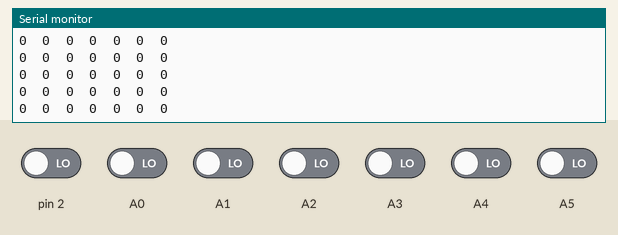
The sketch below on a simulated Arduino Uno, built with avr-gcc and run on an emulated ATmega328P. Parts: the last lines printed to the serial monitor. Inputs (shaded band) come from the test bench; at power-on: A0–5, pin 2 LOW.

Above: at 11.2 s.
11.3 s: pin 2 driven HIGH
At 11.73 s:
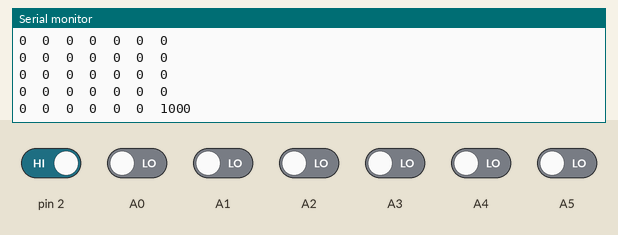
12.8 s: A0 driven HIGH
At 13.01 s:
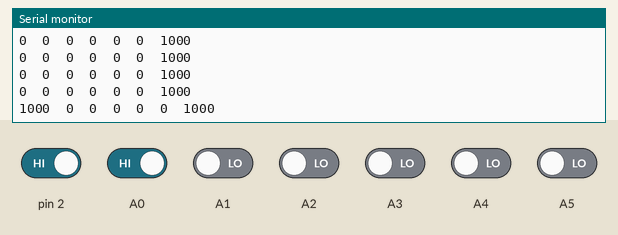
14.3 s: A1 driven HIGH
At 14.55 s:
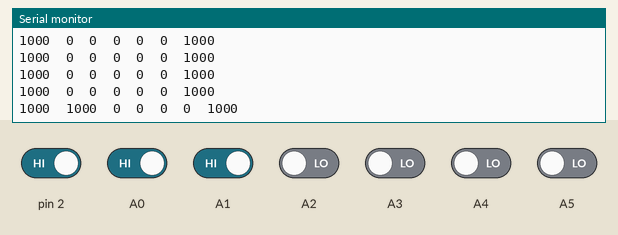
15.8 s: A2 driven HIGH
At 16.08 s:
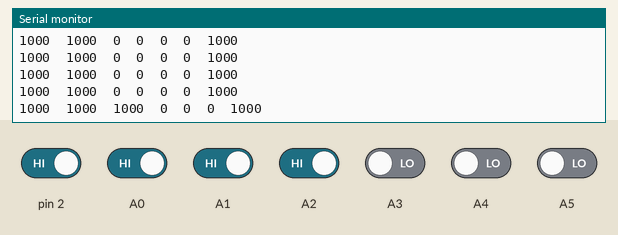
17.3 s: A3 driven HIGH
At 17.62 s:
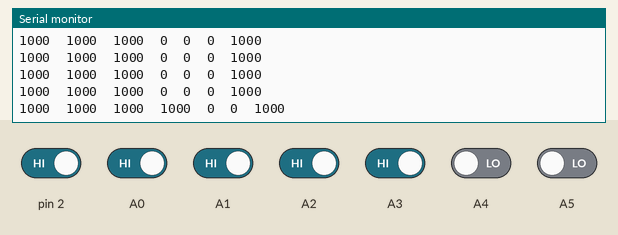
18.8 s: A4 driven HIGH
At 19.16 s:
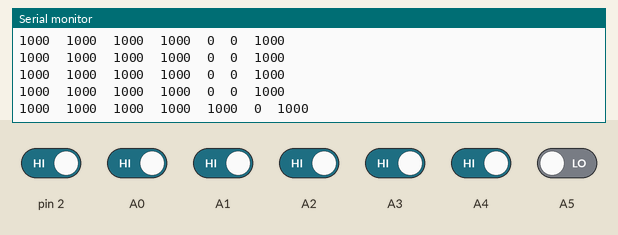

The sketch:

line_follower_robot_motor.ino
```cpp
  #include <QTRSensors.h>

  // This example is designed for use with eight RC QTR sensors. These
  // reflectance sensors should be connected to digital pins 3 to 10. The
  // sensors' emitter control pin (CTRL or LEDON) can optionally be connected to
  // digital pin 2, or you can leave it disconnected and remove the call to
  // setEmitterPin().
  //
  // The main loop of the example reads the raw sensor values (uncalibrated). You
  // can test this by taping a piece of 3/4" black electrical tape to a piece of
  // white paper and sliding the sensor across it. It prints the sensor values to
  // the serial monitor as numbers from 0 (maximum reflectance) to 2500 (minimum
  // reflectance; this is the default RC timeout, which can be changed with
  // setTimeout()).

  QTRSensors qtr;

  const uint8_t SensorCount = 7;
  uint16_t sensorValues[SensorCount];

  void setup() {
    // configure the sensors
    qtr.setTypeRC();
    //qtr.setTypeAnalog();
    qtr.setSensorPins((const uint8_t[]){ A0, A1, A2, A3, A4, A5,2 }, SensorCount);
    qtr.setEmitterPin(13);
    //qtr.emitterBrightness(255);

    Serial.begin(9600);
    for(uint16_t i=0;i<400;i++){
      qtr.calibrate();
    }
  }


  void loop() {
    // read raw sensor values
    qtr.read(sensorValues);
    qtr.readLineBlack(sensorValues);

      // print the sensor values as numbers from 0 to 2500, where 0 means maximum
      // reflectance and 2500 means minimum reflectance
      for (uint8_t i = 0; i < SensorCount; i++) {
      Serial.print(sensorValues[i]);
      Serial.print('\t');
    }
    Serial.println();

    delay(250);
  }
```

Measured:
- after the input at 11.3 s, the serial monitor: prints a new line after 0.25 s (image 1)
- after the input at 12.8 s, the serial monitor: prints a new line at once (image 2)
- after the input at 14.3 s, the serial monitor: prints a new line after 0.06 s (image 3)
- after the input at 15.8 s, the serial monitor: prints a new line after 0.10 s (image 4)
- after the input at 17.3 s, the serial monitor: prints a new line after 0.14 s (image 5)
- after the input at 18.8 s, the serial monitor: prints a new line after 0.18 s (image 6)
